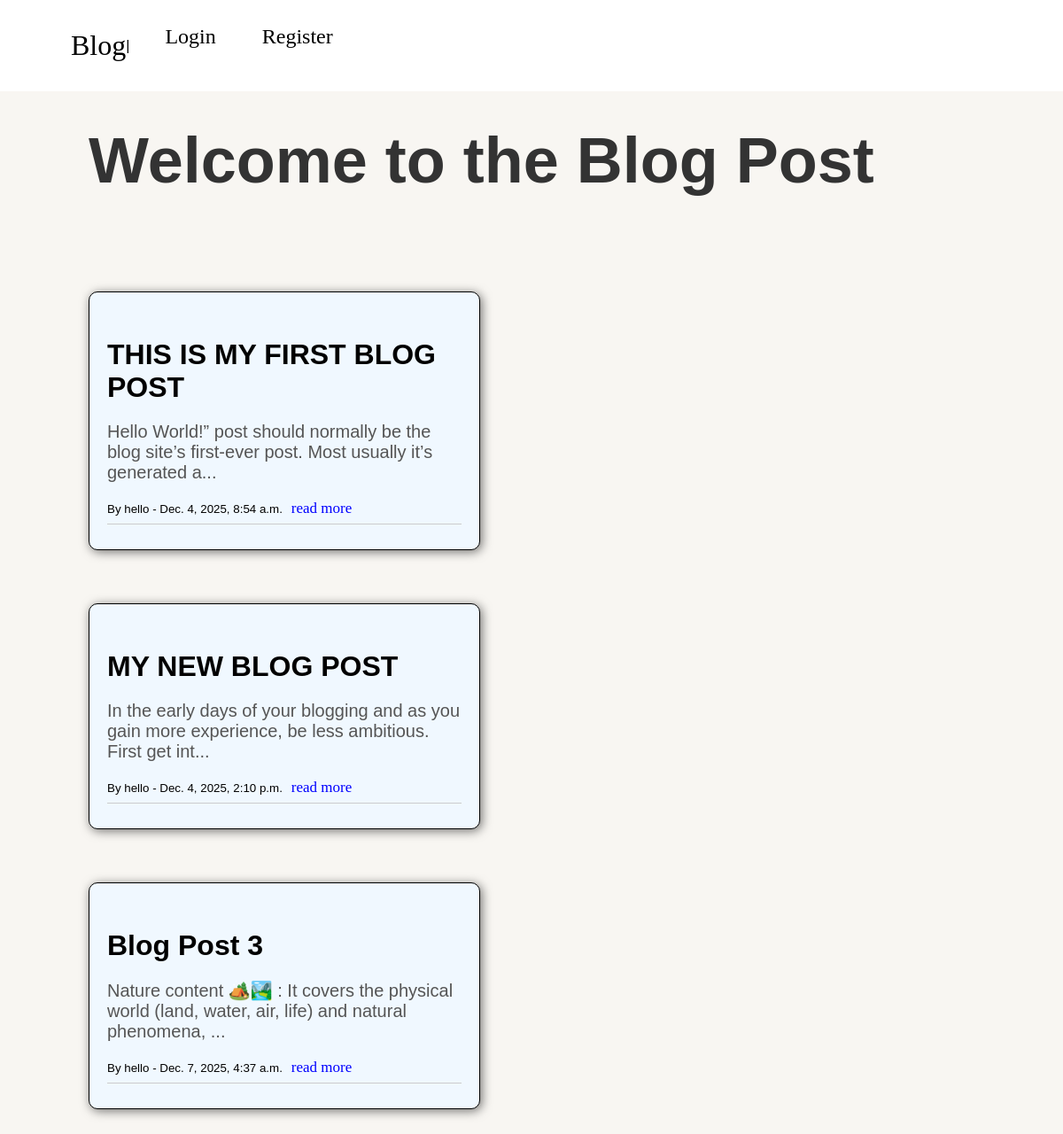
Screenshot of /blog/ with the database file from the repository.
### Blog/models.py (models this page shows, shortened)
class BlogPost(models.Model):
    title = models.CharField(max_length=200)
    content = models.TextField()
    author = models.ForeignKey(User, on_delete=models.CASCADE)
    date_posted = models.DateTimeField(auto_now_add=True)

### Blog/views.py (the view)
# urls.py: path('', views.home, name='home'),
def home(request):
    posts = BlogPost.objects.all()
    return render(request, 'home.html', {'posts': posts})

### templates/home.html (shortened to what this page needs)
<!DOCTYPE html>
<html lang="en">
<head>
</head>
<body>
    {% extends 'base.html' %}
    {% block content %}
    <h2>Welcome to the Blog Post</h2>
    <div class="main-container">
        {% for post in posts %}
        <div class = "container">
            <h3>{{ post.title }}</h3>
            <p>{{ post.content |slice:":100" }}...</p>
            <small>By {{ post.author}}  -  {{ post.date_posted}}</small>
            <a class="read" href="{% url 'post_view' post.pk %}">read more</a>
            <hr>
        </div>
        {% endfor %}
    </div>
    {% endblock %}

### templates/base.html (shortened to what this page needs)
<!DOCTYPE html>
<html lang="en">
<head>
</head>
<body>
    <nav>
        <a class="blog " href="{% url 'home' %}"> Blog </a> |
        <div>
            <ul class="nav-ul">
                {% if user.is_authenticated %}
                <li>
                    <a href = "{% url 'create_post' %}">Create Post</a>
                </li>
                <li>
                    <a href = "{% url 'logout' %}">Logout</a>
                </li>
                {% else %}
                <li>
                    <a href = "{% url 'login' %}">Login</a>
                </li>
                <li>
                    <a href = "{% url 'register' %}">Register</a>
                </li>
                {% endif %}
            </ul>
        </div>
    </nav>
    <div>
        {% block content %}
        {% endblock %}
    </div>
</body>
</html>

### templates/home.html (style rules this page uses)
body { padding: 120px 80px 0px 80px; font-family: Arial, sans-serif; background-color:rgba(227, 220, 205, 0.247); margin: 20px; }
h2 { font-size: 72px; margin-top : 0; margin-bottom: 107px; color: #333; }
h3 { font-size: 32px; margin-bottom: 20px; }
p { font-size: 20px; color: #555; }
small { margin-top: 12px; }
.main-container { display: flex; flex-direction: column; gap: 40px; }
.container { position: relative; width: 400px; border: 1px solid black; padding: 20px; background-color: aliceblue; border-radius: 10px; box-shadow: 2px 2px 12px rgba(0, 0, 0, 0.552); }
div { margin-bottom: 20px; }
hr { border: 0; height: 1px; background: #ccc; }
.read { font-size: 17px; color: blue; position: absolute; margin-top: -1px; margin-left: 10px; }

### templates/base.html (style rules this page uses)
nav { display: flex; align-items: center; padding: 12px 80px ; justify-items: space-between; width: 100%; position: fixed; left: 0; top: 0; background-color: white; }
.nav-ul { display: flex; gap: 52px; list-style: none; }
a { text-decoration: none; font-size: 24px; color: black; font-family: 'Times New Roman', Times, serif; }
.blog { font-size: 32px; }

### rows the page displays
BlogPost: title "THIS IS MY FIRST BLOG POST", content "Hello World!” post should normally be the blog site’s first-ever post. Most usually it’s generated a", author "hello", date_posted "Dec. 4, 2025, 8:54 a.m."
BlogPost: title "MY NEW BLOG POST", content "In the early days of your blogging and as you gain more experience, be less ambitious. First get int", author "hello", date_posted "Dec. 4, 2025, 2:10 p.m."
BlogPost: title "Blog Post 3", content "Nature content 🏕️🏞️ : It covers the physical world (land, water, air, life) and natural phenomena,", author "hello", date_posted "Dec. 7, 2025, 4:37 a.m."
